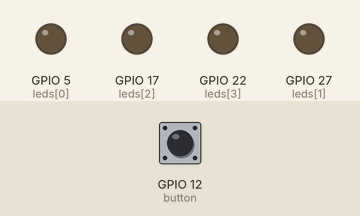
The program below on a simulated Raspberry Pi (BCM pin numbers). On the bench: output pins drawn as LEDs (lit = HIGH). The inputs (shaded band) are chosen by the test bench; at power-on: GPIO 12 (button) HIGH.

Above: at 1.2 s.
1.3 s: GPIO 12 (button) pulled LOW for 0.15 s
At 1.6 s:
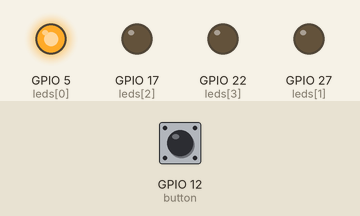
2.9 s: GPIO 12 (button) pulled LOW for 1 s
At 4.0 s:
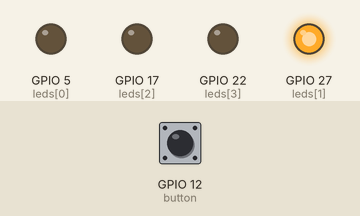
5.4 s: GPIO 12 (button) pulled LOW for 0.15 s
At 5.9 s:
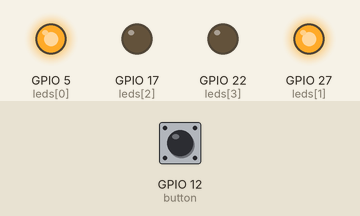
7.0 s: GPIO 12 (button) pulled LOW for 3.2 s
At 8.3 s:
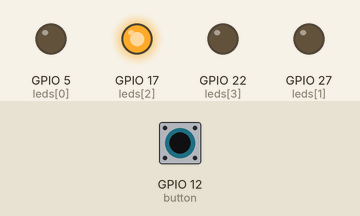
11.7 s: GPIO 12 (button) pulled LOW for 0.15 s
At 12.9 s:
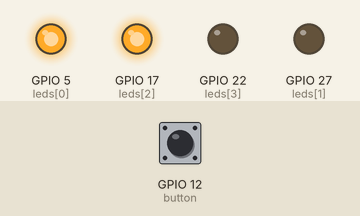
13.3 s: GPIO 12 (button) pulled LOW for 1 s
At 14.3 s:
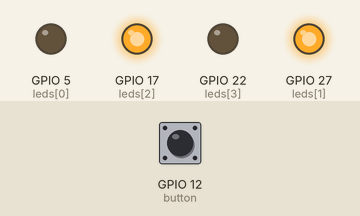
Timing chart, 0 to 16.3 s (numbered marks = the images above; inputs shaded):
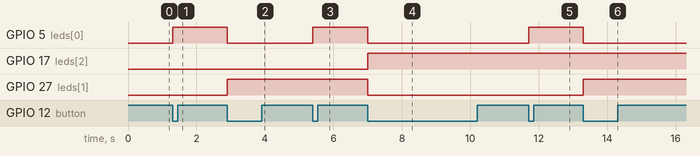

Measured:
- after the input at 1.3 s, GPIO 5 (leds[0]): LOW → HIGH at once
- after the input at 2.9 s, GPIO 5 (leds[0]): HIGH → LOW at once; GPIO 27 (leds[1]): LOW → HIGH at once
- after the input at 5.4 s, GPIO 5 (leds[0]): LOW → HIGH at once
- after the input at 7.0 s, GPIO 5 (leds[0]), GPIO 27 (leds[1]): HIGH → LOW at once; GPIO 17 (leds[2]): LOW → HIGH at once
- after the input at 11.7 s, GPIO 5 (leds[0]): LOW → HIGH at once
- after the input at 13.3 s, GPIO 5 (leds[0]): HIGH → LOW at once; GPIO 27 (leds[1]): LOW → HIGH at once

The program:

gpiomission24.py
```python
from gpiozero import LED, Button
from signal import pause

# GPIO 핀 번호에 따라 LED 리스트 (하위 비트부터)
leds = [LED(5), LED(27), LED(17), LED(22)]

button = Button(12)

counter = 0  # 초기 카운터 값

def update_leds():
    for i in range(4):
        if (counter >> i) & 1:
            leds[i].on()
        else:
            leds[i].off()

def increase_counter():
    global counter
    counter = (counter + 1) % 16  # 0~15 반복
    update_leds()

button.when_pressed = increase_counter

pause()
```
